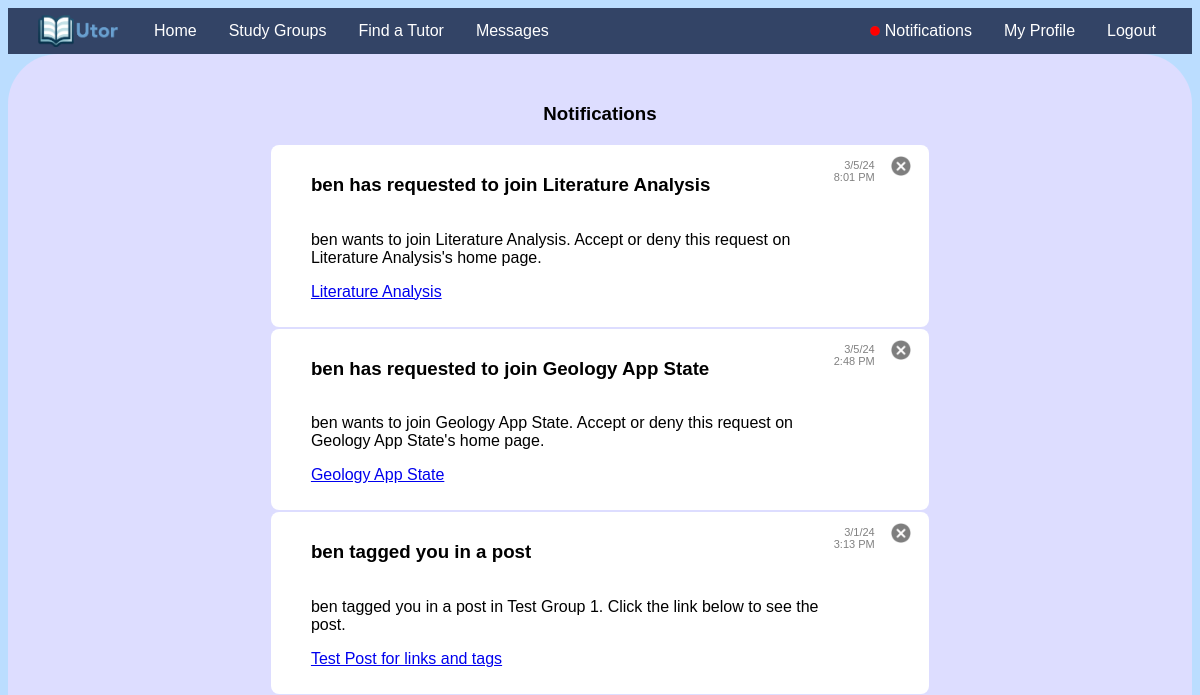
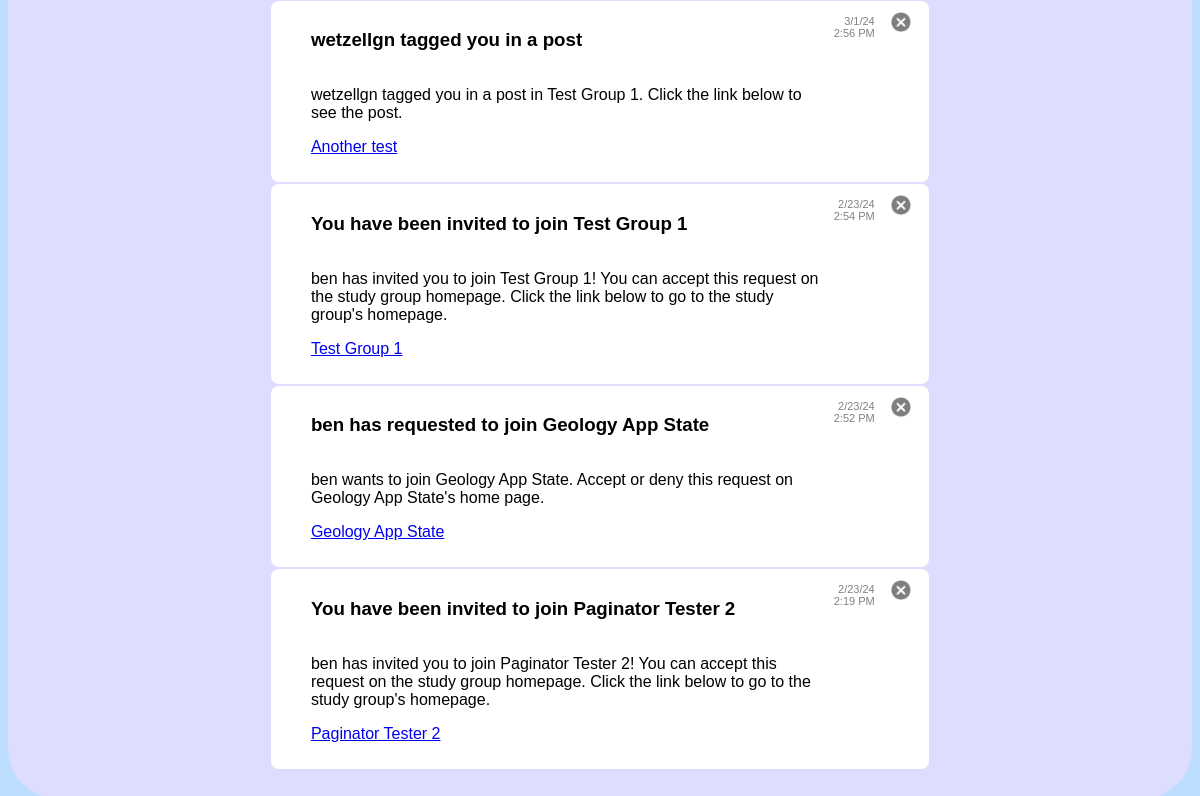
The app's page /notifications/ (signed in), older data (2 pictures, top to bottom).
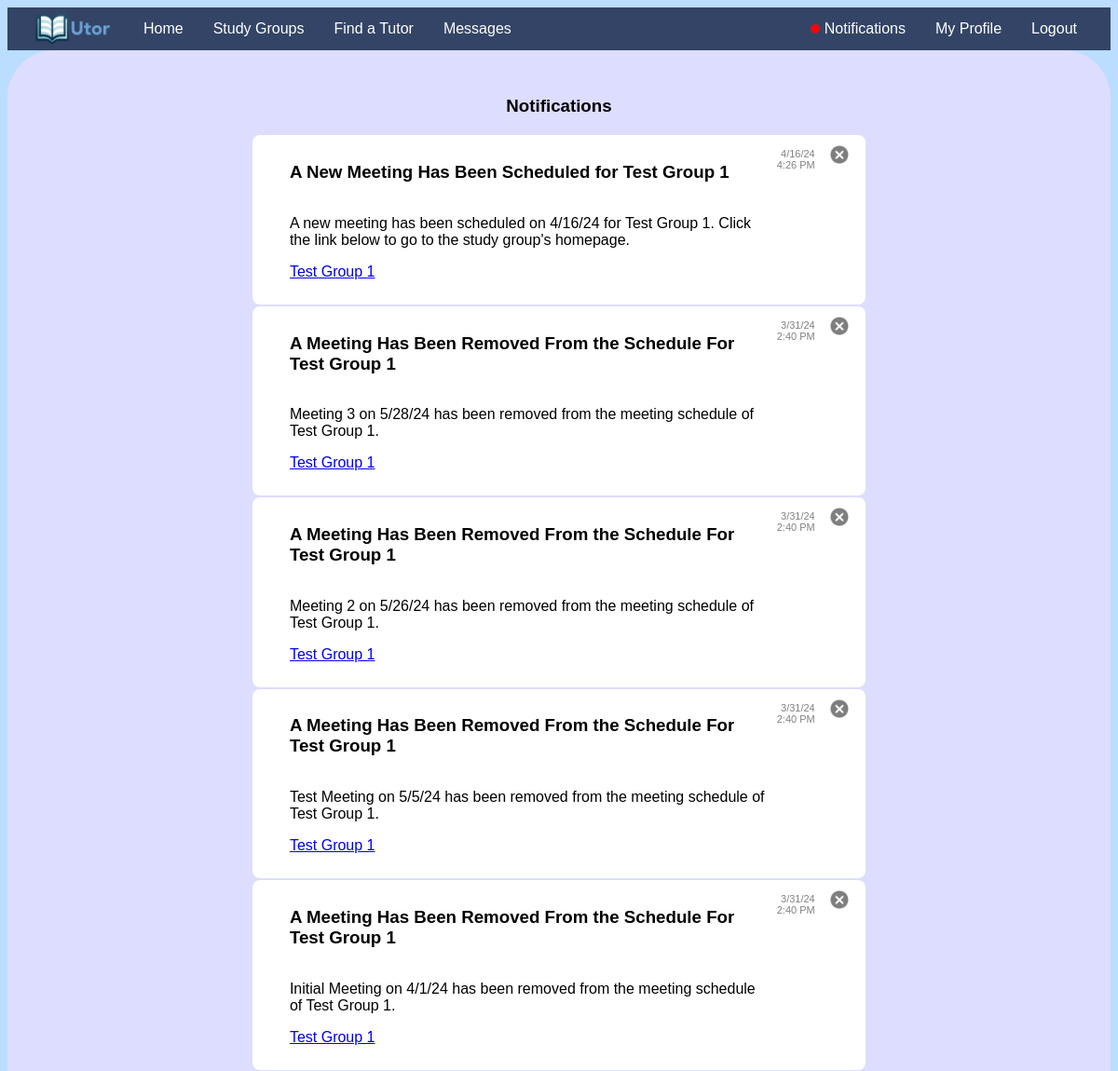
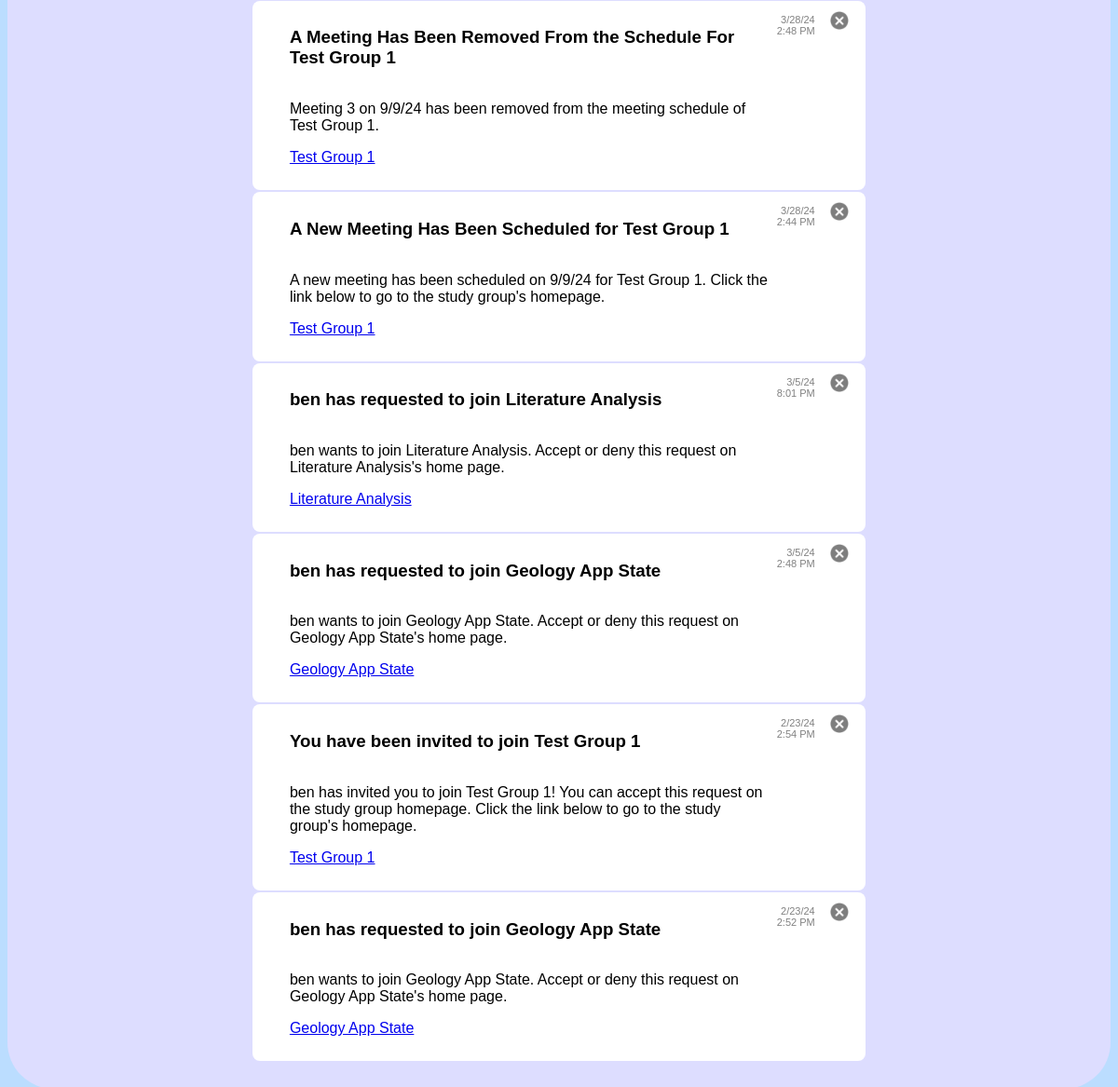
The same page, newer data (2 pictures, top to bottom).
### main/models.py (models this page shows, shortened)
class Notification(models.Model):
    time = models.DateTimeField(auto_now_add=True)
    user = models.ForeignKey(User, on_delete=models.CASCADE)
    n_type = models.CharField(max_length=10)
    title = models.CharField(max_length = 150)
    text = models.CharField(max_length = 500)
    regarding_group = models.ForeignKey(StudyGroup, null=True, on_delete=models.CASCADE, related_name="gnot_set")
    regarding_user = models.ForeignKey(User, null=True, on_delete=models.CASCADE, related_name="regu_set")
    regarding_post = models.ForeignKey(GroupPost, null=True, on_delete=models.CASCADE, related_name="regp_set")
    regarding_dm = models.CharField(max_length=100, default="")

class StudyGroup(models.Model):
    owner = models.ForeignKey(User, on_delete=models.CASCADE, related_name="owned_studygroups")
    university = models.ForeignKey(University, on_delete=models.CASCADE)
    user_list = models.ManyToManyField(User)
    requests = models.ManyToManyField(User, related_name="requests_set")
    invitations = models.ManyToManyField(User, related_name="invitations_set")
    name = models.CharField(max_length=100)
    subject = models.CharField(max_length=100)
    description = models.TextField(null=True, blank=True)
    course = models.CharField(max_length=10, null=True, blank=True)

class GroupPost(models.Model):
    poster = models.ForeignKey(User, on_delete=models.CASCADE)
    group = models.ForeignKey(StudyGroup, on_delete=models.CASCADE)
    time = models.DateTimeField(auto_now_add=True)
    title = models.CharField(max_length = 130)
    text = models.TextField(null=True, blank=True)
    image_source = models.CharField(max_length=1000, null=True, blank=True)

### main/misc_utils.py (the view)
    def wrapper(request, *args, **kwargs):
        if not request.user.is_authenticated:
            return redirect("login")
        return target(request, *args, **kwargs)

### main/misc_utils.py (called while the page is built)
def ensure_authenticated(target):
    def wrapper(request, *args, **kwargs):
        if not request.user.is_authenticated:
            return redirect("login")
        return target(request, *args, **kwargs)
    return wrapper

### main/models.py (called while the page is built)
    def has_notifications(self):
        return bool(Notification.objects.filter(user=self))

    def num_notifications(self):
        return len(Notification.objects.filter(user=self))

### main/views.py (called while the page is built)
@ensure_authenticated
def notifications(request):
    notifs = Notification.objects.filter(user=request.user).order_by("-time")
    return render(request, "notifications.html", context={"notifications": notifs})

### main/templates/notifications.html (shortened to what this page needs)
{% extends 'base.html' %}
{% load static %}
{% block content %}
<div class="outer">
  <div class="maindiv">
    <div class="center text-center">
      <h3>Notifications</h3>
    </div>
    <div id="notificationlist" class="grouplist notifications">
      {% if notifications %}
        {% for notif in notifications %}
          <div id="notification{{ notif.id }}" style="padding-right: 0px;" class="cardlist2 flexrow">
            <div style="width:98%;">
              <div class="flexrow center">
                <div style="width: 82%;">
                  <h3>{{ notif.title }}</h3>
                </div>
                <div style="text-align: right; font-size: 11px; color: gray; margin-right: 10px; margin-top: 4px;">{{ notif.time|date:"n/j/y g:i" }}&nbsp;{{ notif.time|date:"A" }}</div>
                <div style="text-align: right;">
                  <button class="xbutton" onclick="removeNotification({{ notif.id }});"><img src="{% static 'main/X_button.png' %}" width=20px/></button>
                </div>
              </div>
              <div style="width: 85%;">
              <p>{{ notif.text }}</p>
              {% if notif.n_type == "group" %}
                <p><a href="{% url 'view_group' notif.regarding_group.id %}">{{ notif.regarding_group.name }}</a></p>
              {% elif notif.n_type == "post" %}
                <p><a href="{% url 'view_group' notif.regarding_post.group.id %}#post{{ notif.regarding_post.id }}">{{ notif.regarding_post.title }}</a></p>
			  {% elif notif.n_type == "New Chat" %}
				<p><a href="{% url 'send_message' notif.regarding_dm%}">New chat created by {{ notif.regarding_user.username }}!</a></p>
              {% endif %}
              </div>
            </div>
          </div>
        {% endfor %}
      {% else %}
      <div class="cardlist2 flexrow">
        <p>No new notifications</p>
      </div>
      {% endif %}
    </div>
  </div>
</div>
{% endblock %}

### main/templates/base.html (shortened to what this page needs)
{% load static %}
<!doctype html>
<html lang="en">
  <head>
    <link href="{% static 'main/style.css' %}" rel="stylesheet" type="text/css" />
  </head>
  <body>
  {% if request.user.is_authenticated %}
  <nav class="navbar">
    <ul>
      <li style="margin-left: 30px; margin-right: 20px;"><div style="margin-top: 7px;"><img src="{% static 'main/UtorLogoNavBar.png' %}" width=80px /></div></li>
      <li><a href="{% url 'index' %}">Home</a></li>
      <li><a href="{% url 'study_groups' %}">Study Groups</a></li>
      <li><a href="{% url 'tutor_search' %}">Find a Tutor</a></li>
      <li><a href="{% url 'message_page' %}">Messages</a></li>
      <li style="float: right; margin-right: 20px;"><a href="{% url 'logout' %}">Logout</a></li>
      <li style="float: right;"><a href="{% url 'profile' request.user.username %}">My Profile</a></li>
      <li style="float: right;"><a href="{% url 'notifications' %}">
                                                                        {% if request.user.has_notifications %}
                                                                        <span id="notification_dot"><img width=10px src="{% static 'main/red_dot.png' %}"/></span>
                                                                        {% endif %}
                                                                        Notifications
                                                                                  </a></li>
    </ul>
  </nav>
  {% else %}
  <nav class="navbar">
    <ul>
      <li style="margin-left: 30px; margin-right: 20px;"><div style="margin-top: 7px; margin-bottom: 3px;"><img src="{% static 'main/UtorLogoNavBar.png' %}" width=80px /></div></li>
    </ul>
  </nav>
  {% endif %}
  {% block content %}{% endblock content %}
  </body>
</html>

### main/static/main/style.css (style rules this page uses)
body { background: #BDF; font-family: Tahoma, sans-serif; }
.outer { width: 100%; display: flex; }
.center { width: 100%; display: block; }
.maindiv { width: 100%; display: flex; flex-direction: column; margin: auto; background: #DDF; border-radius: 50px; padding: 30px; }
.navbar ul { list-style-type: none; margin: 0; padding: 0; overflow: hidden; background-color: #346; }
.navbar li { float: left; }
.navbar li a { display: block; color: white; text-align: center; padding: 14px 16px; text-decoration: none; }
.grouplist { display: flex; flex-direction: column; }
.flexrow { display: flex; flex-direction: row; }
.cardlist2 { background: #FFF; padding: 10px; padding-left: 40px; border-radius: 8px; margin: auto; margin-top: 2px; width: 55%; }
.text-center { text-align: center; }
.xbutton { background: rgba(0, 0, 0, 0); border: none; float: right; cursor: pointer; }

Row changes from the older to the newer data that the page shows:
removed Notification: title "ben tagged you in a post", time "3/1/24 3:13", time "PM", text "ben tagged you in a post in Test Group 1. Click the link below to see the post.", regarding_post "Test Post for links and tags"
removed Notification: title "wetzellgn tagged you in a post", time "3/1/24 2:56", time "PM", text "wetzellgn tagged you in a post in Test Group 1. Click the link below to see the post.", regarding_post "Another test"
removed Notification: title "You have been invited to join Paginator Tester 2", time "2/23/24 2:19", time "PM", text "ben has invited you to join Paginator Tester 2! You can accept this request on the study group homepage. Click the link below to go to the study group's homepage.", regarding_group.name "Paginator Tester 2"
added Notification: title "A New Meeting Has Been Scheduled for Test Group 1", time "4/16/24 4:26", time "PM", text "A new meeting has been scheduled on 4/16/24 for Test Group 1. Click the link below to go to the study group's homepage.", regarding_group.name "Test Group 1"
added Notification: title "A Meeting Has Been Removed From the Schedule For Test Group 1", time "3/31/24 2:40", time "PM", text "Meeting 3 on 5/28/24 has been removed from the meeting schedule of Test Group 1.", regarding_group.name "Test Group 1"
added Notification: title "A Meeting Has Been Removed From the Schedule For Test Group 1", time "3/31/24 2:40", time "PM", text "Meeting 2 on 5/26/24 has been removed from the meeting schedule of Test Group 1.", regarding_group.name "Test Group 1"
added Notification: title "A Meeting Has Been Removed From the Schedule For Test Group 1", time "3/31/24 2:40", time "PM", text "Test Meeting on 5/5/24 has been removed from the meeting schedule of Test Group 1.", regarding_group.name "Test Group 1"
added Notification: title "A Meeting Has Been Removed From the Schedule For Test Group 1", time "3/31/24 2:40", time "PM", text "Initial Meeting on 4/1/24 has been removed from the meeting schedule of Test Group 1.", regarding_group.name "Test Group 1"
added Notification: title "A Meeting Has Been Removed From the Schedule For Test Group 1", time "3/28/24 2:48", time "PM", text "Meeting 3 on 9/9/24 has been removed from the meeting schedule of Test Group 1.", regarding_group.name "Test Group 1"
added Notification: title "A New Meeting Has Been Scheduled for Test Group 1", time "3/28/24 2:44", time "PM", text "A new meeting has been scheduled on 9/9/24 for Test Group 1. Click the link below to go to the study group's homepage.", regarding_group.name "Test Group 1"
